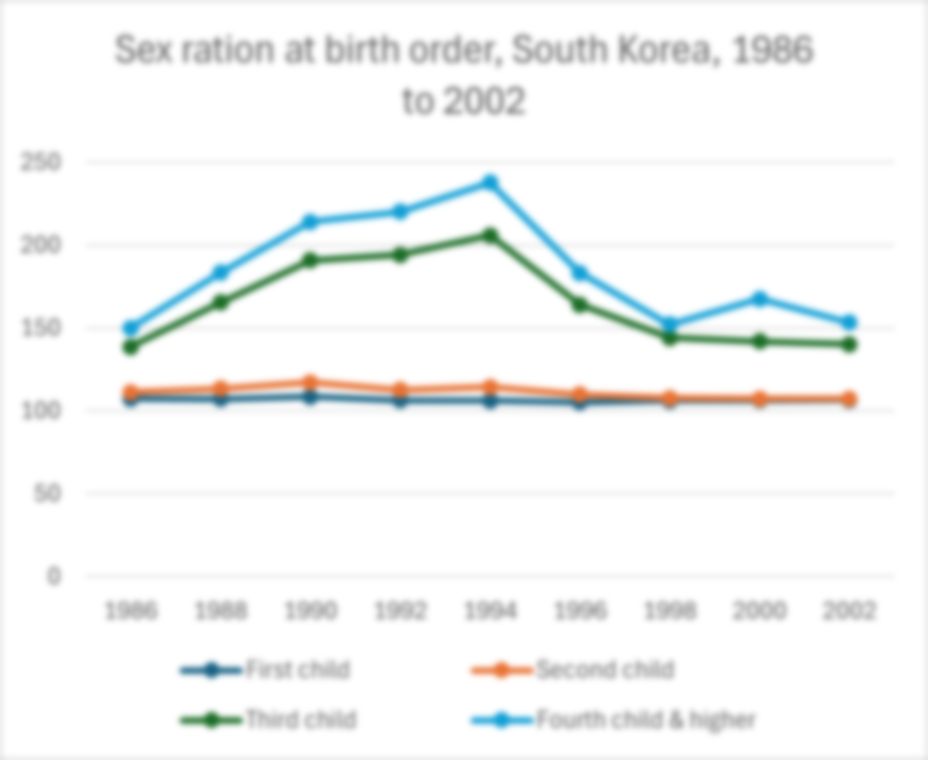
#> input picture dataset_Blur&Noise/1024nb/Big/25%b/00035547003876.png, 928 x 760 px, shrunk from 1432 x 1173 before the run
$ python -i qualityTest.py   (imports and definitions only)   (older library calls are emulated)
#> lines starting #> are read from the running program, lines starting #| are printed output that depends on the picture
import os
import cv2
import numpy as np
import pandas as pd
from skimage.color import rgb2gray
from skimage.measure import shannon_entropy
import warnings

# [1 line not run here, left out]

def extract_image_info(image_path):
    """Extract key image quality metrics from an image."""
    try:
        img_bgr = cv2.imread(image_path)
#> img_bgr is the input picture: shape (760, 928, 3); mean B, G, R 246, 246.5, 244.9
        if img_bgr is None:
            raise Exception("Unable to load the image.")

        img_rgb = cv2.cvtColor(img_bgr, cv2.COLOR_BGR2RGB)
        img_gray = rgb2gray(img_rgb)
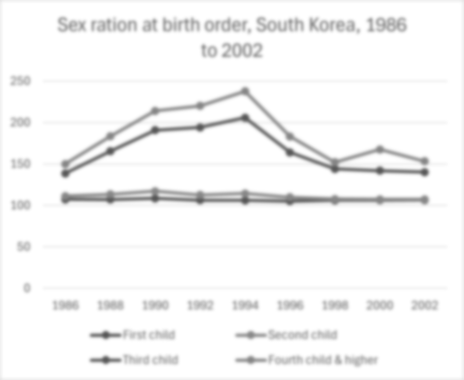
#> img_gray: shape (760, 928) float64 (shown at 1/2 size); min 0.338, max 1, mean 0.965

        height, width, _ = img_rgb.shape
        aspect_ratio = round(width / height, 2)
        brightness = img_gray.mean()
#> brightness = 0.965
        Gx = cv2.Sobel(img_gray, cv2.CV_64F, 1, 0)
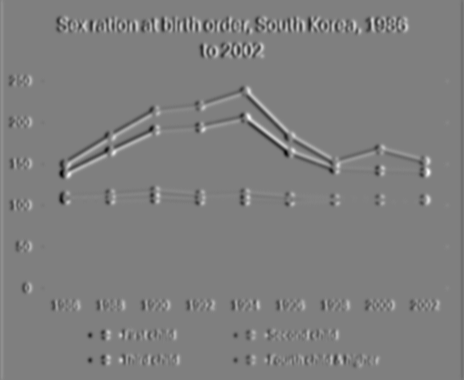
#> Gx: shape (760, 928) float64 (shown at 1/2 size); min -0.656, max 0.655, mean -1.65e-05; drawn with min black and max white
        Gy = cv2.Sobel(img_gray, cv2.CV_64F, 0, 1)
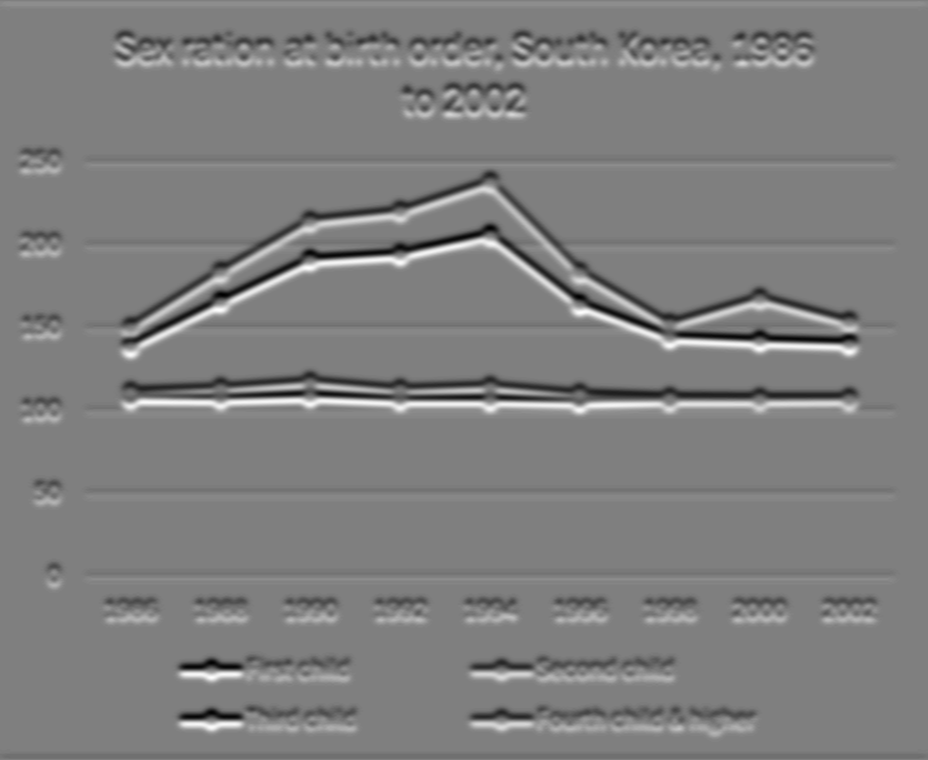
#> Gy: shape (760, 928) float64; min -0.67, max 0.674, mean -2.03e-05; drawn with min black and max white
        sharpness = np.mean(Gx**2 + Gy**2)
#> sharpness = 0.0149
        noise_level = shannon_entropy(img_gray)
#> noise_level = 3.53
        # noise_level = np.std(img_gray)
        color_depth = img_rgb.dtype.itemsize * 8


        return {
            "Image_Name": os.path.basename(image_path),
            "Width": width,
            "Height": height,
            "Aspect_Ratio": aspect_ratio,
            "Brightness": brightness,
            "Sharpness_Sobel": sharpness,
            "Noise_Level": noise_level,
            "Color_Depth": color_depth
        }

    except Exception as e:
        print(f"Error processing {image_path}: {e}")
        return {
            "Image_Name": os.path.basename(image_path),
            "Width": None,
            "Height": None,
            "Aspect_Ratio": None,
            "Brightness": None,
            "Sharpness_Sobel": None,
            "Noise_Level": None,
            "Color_Depth": None
        }

# [36 lines left out: function main, not called in this run]

# [2 lines not run here, left out]

>>> result = extract_image_info('dataset_Blur&Noise/1024nb/Big/25%b/00035547003876.png')
#> result = {'Image_Name': '00035547003876.png', 'Width': 928, 'Height': 760, 'Aspect_Ratio': 1.22, 'Brightness': 0.965, 'Sharpness_Sobel': 0.0149, 'Noise_Level': 3.53, 'Color_Depth': 8}

$ run again, on dataset_Blur&Noise/1024nb/Big/25%n/12316.png
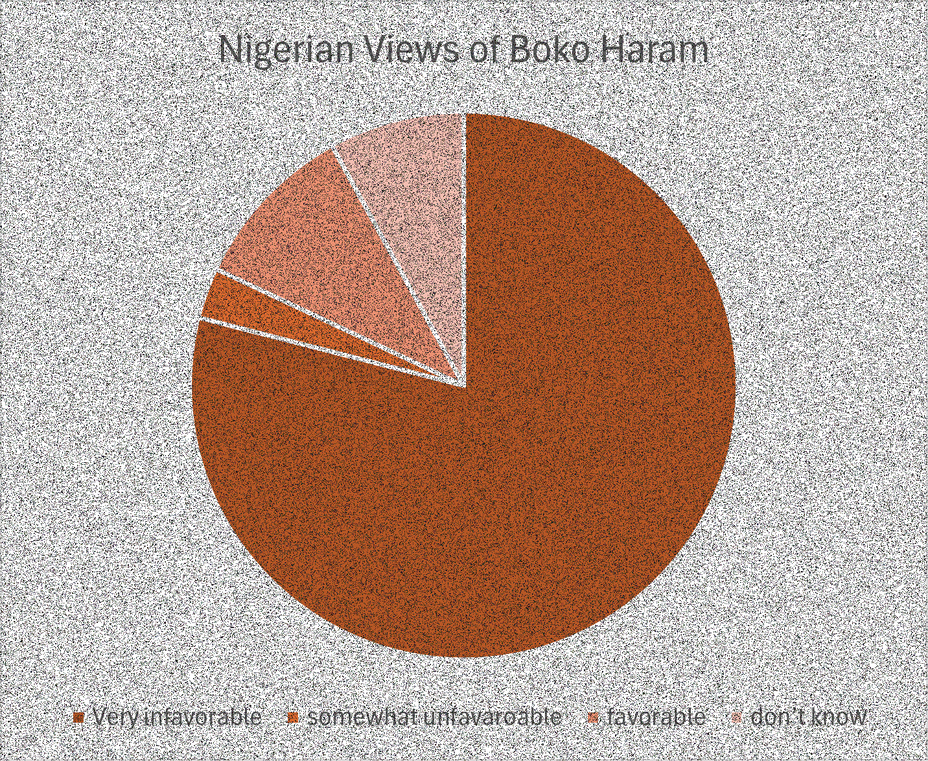
#> input picture dataset_Blur&Noise/1024nb/Big/25%n/12316.png, 928 x 761 px, shrunk from 1432 x 1174 before the run
#> in extract_image_info, img_bgr is the input picture: shape (761, 928, 3); mean B, G, R 150.3, 161.8, 185
#> in extract_image_info, `img_gray = rgb2gray(img_rgb)`:
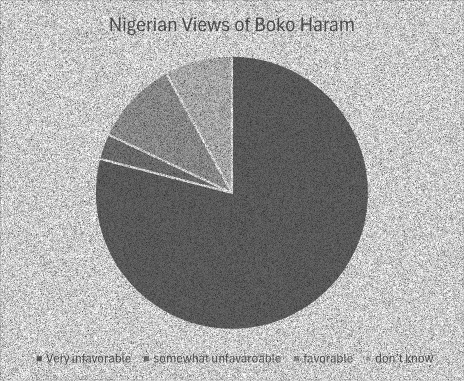
#> img_gray: shape (761, 928) float64 (shown at 1/2 size); min 0, max 1, mean 0.651
#> brightness = 0.651
#> in extract_image_info, `Gy = cv2.Sobel(img_gray, cv2.CV_64F, 0, 1)`:
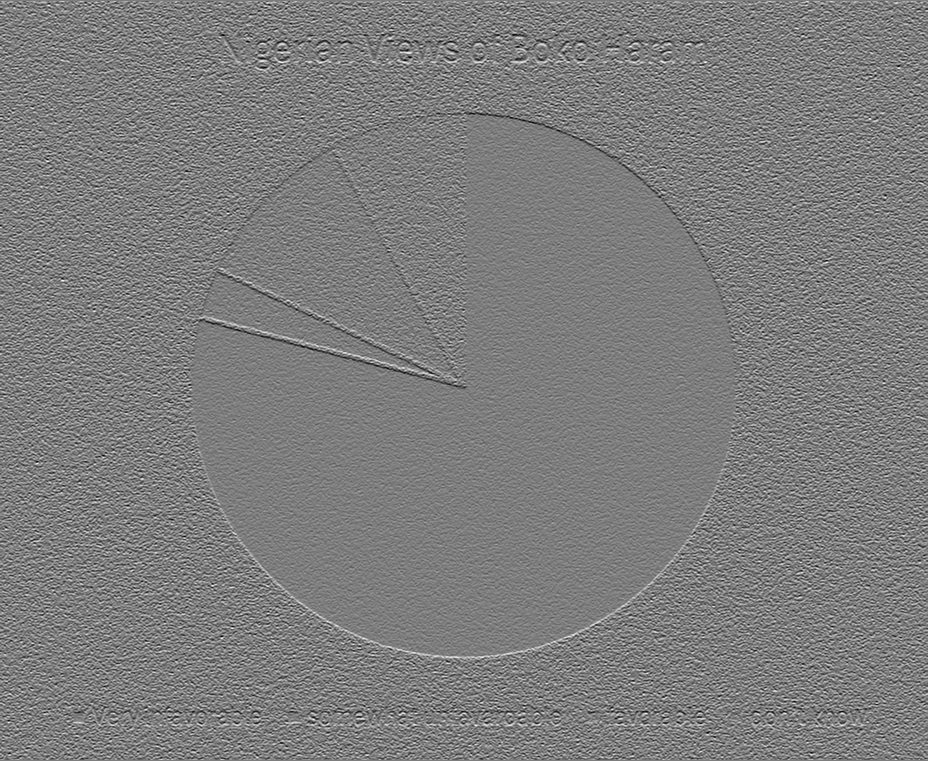
#> Gy: shape (761, 928) float64; min -3.27, max 3.38, mean 0.00049; drawn with min black and max white
#> sharpness = 0.875
#> noise_level = 15.35
#> result = {'Image_Name': '12316.png', 'Width': 928, 'Height': 761, 'Aspect_Ratio': 1.22, 'Brightness': 0.651, 'Sharpness_Sobel': 0.875, 'Noise_Level': 15.35, 'Color_Depth': 8}

$ run again, on dataset_Blur&Noise/1024nb/Big/25%n/15775224002939.png
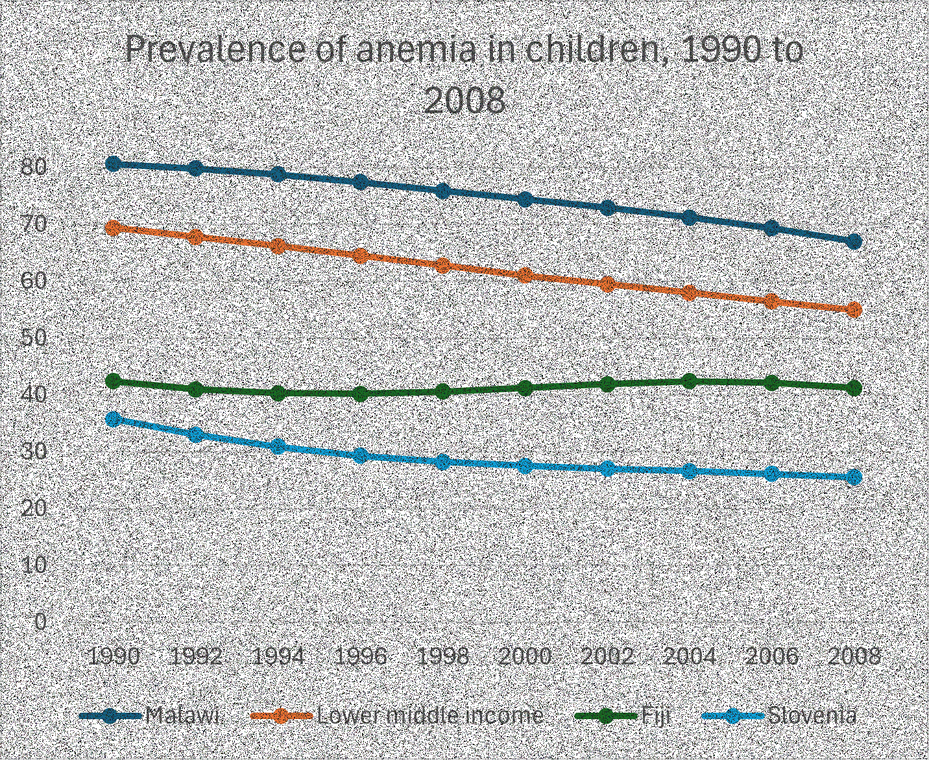
#> input picture dataset_Blur&Noise/1024nb/Big/25%n/15775224002939.png, 929 x 760 px, shrunk from 1432 x 1172 before the run
#> in extract_image_info, img_bgr is the input picture: shape (760, 929, 3); mean B, G, R 193.3, 193.7, 192.4
#> in extract_image_info, `img_gray = rgb2gray(img_rgb)`:
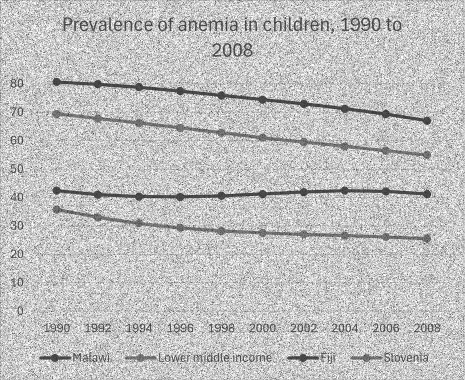
#> img_gray: shape (760, 929) float64 (shown at 1/2 size); min 0, max 1, mean 0.758
#> brightness = 0.758
#> in extract_image_info, `Gy = cv2.Sobel(img_gray, cv2.CV_64F, 0, 1)`:
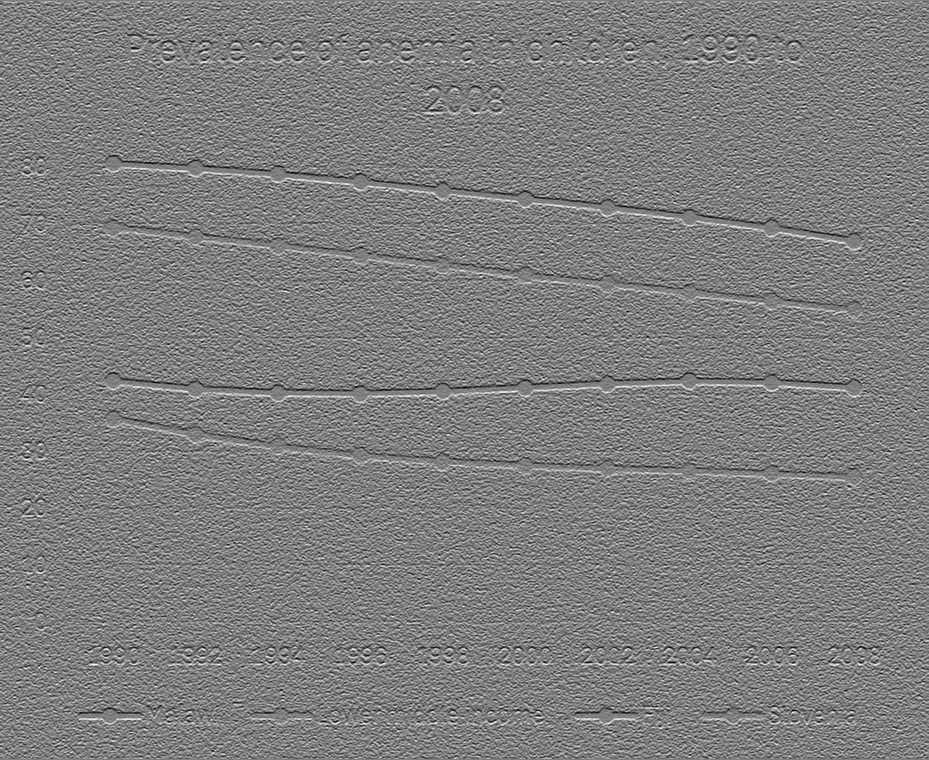
#> Gy: shape (760, 929) float64; min -3.39, max 3.42, mean 0.000509; drawn with min black and max white
#> sharpness = 1.19
#> noise_level = 14.47
#> result = {'Image_Name': '15775224002939.png', 'Width': 929, 'Height': 760, 'Aspect_Ratio': 1.22, 'Brightness': 0.758, 'Sharpness_Sobel': 1.19, 'Noise_Level': 14.47, 'Color_Depth': 8}
